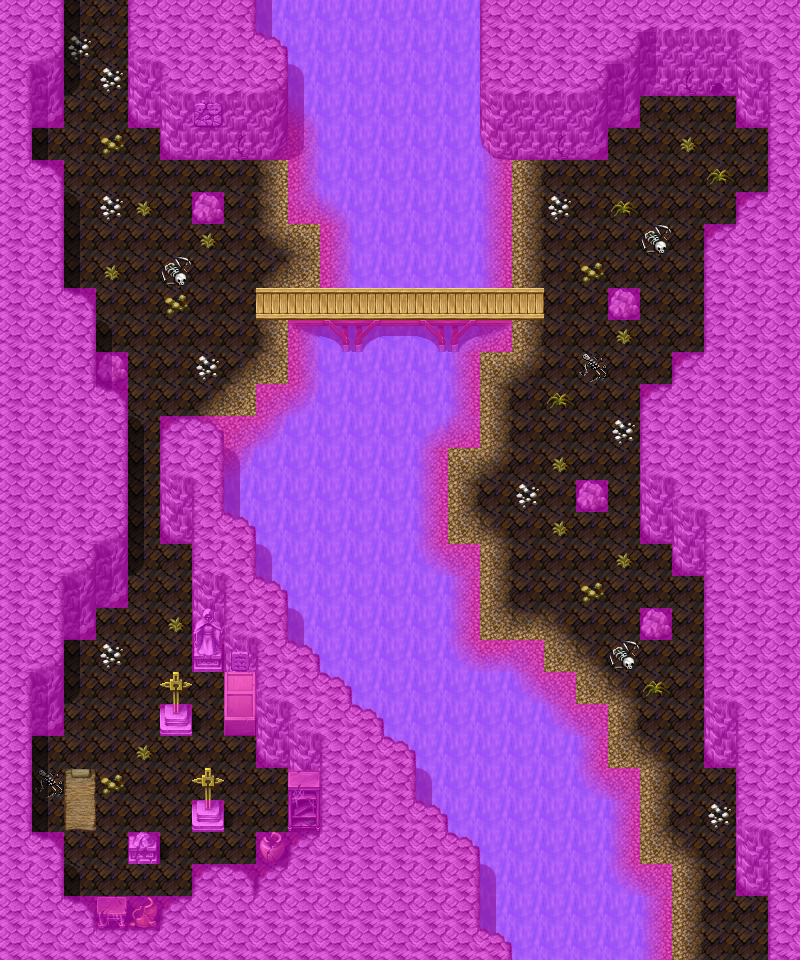

A level layout from a 2D game, rendered from its tile map. Below: a short description, then the map file with tile-grid data replaced by summaries:
An orthogonal 25x30 tile map with 32x32 px tiles, 4 tile layers (Ground, Objects, Above, Walkable), 10 tilesets and 13 objects (6x spawn, 5x sign, 2x mapchange).

<map version="1.0" orientation="orthogonal" width="25" height="30" tilewidth="32" tileheight="32">
    <tileset firstgid="1" name="map_3" tilewidth="32" tileheight="32">
        <image source="../drawable/map_3.png" width="256" height="256" />
    </tileset>
    <tileset firstgid="65" name="map_4" tilewidth="32" tileheight="32">
        <image source="../drawable/map_4.png" width="256" height="256" />
    </tileset>
    <tileset firstgid="129" name="map_5" tilewidth="32" tileheight="32">
        <image source="../drawable/map_5.png" width="256" height="256" />
    </tileset>
    <tileset firstgid="193" name="map_0" tilewidth="32" tileheight="32">
        <image source="../drawable/map_0.png" width="256" height="256" />
    </tileset>
    <tileset firstgid="257" name="map_14" tilewidth="32" tileheight="32">
        <image source="../drawable/map_14.png" width="256" height="256" />
    </tileset>
    <tileset firstgid="321" name="map_38" tilewidth="32" tileheight="32">
        <image source="../drawable/map_38.png" width="256" height="256" />
    </tileset>
    <tileset firstgid="385" name="map_1" tilewidth="32" tileheight="32">
        <image source="../drawable/map_1.png" width="256" height="256" />
    </tileset>
    <tileset firstgid="449" name="map_10" tilewidth="32" tileheight="32">
        <image source="../drawable/map_10.png" width="256" height="256" />
    </tileset>
    <tileset firstgid="513" name="map_12" tilewidth="32" tileheight="32">
        <image source="../drawable/map_12.png" width="256" height="256" />
    </tileset>
    <tileset firstgid="577" name="map_2" tilewidth="32" tileheight="32">
        <image source="../drawable/map_2.png" width="256" height="256" />
    </tileset>
    <layer name="Ground" width="25" height="30">
        <data>[750 cells, 750 non-empty, 17 distinct tile ids]</data>
    </layer>
    <layer name="Objects" width="25" height="30">
        <data>[750 cells, 194 non-empty, 39 distinct tile ids]</data>
    </layer>
    <layer name="Above" width="25" height="30">
        <data>[750 cells, 69 non-empty, 15 distinct tile ids]</data>
    </layer>
    <layer name="Walkable" width="25" height="30">
        <data>[750 cells, 496 non-empty, 1 distinct tile ids]</data>
    </layer>
    <objectgroup name="Mapevents">
        <object name="south" type="mapchange" x="672" y="928" width="96" height="32">
            <properties>
                <property name="map" value="mountaincave1" />
                <property name="place" value="north" />
            </properties>
        </object>
        <object name="north" type="mapchange" x="64" y="0" width="64" height="32">
            <properties>
                <property name="map" value="mountaincave3" />
                <property name="place" value="south" />
            </properties>
        </object>
        <object name="remains_mcave_1" type="sign" x="32" y="768" width="32" height="32" />
        <object name="remains_mcave_2" type="sign" x="160" y="256" width="32" height="32" />
        <object name="remains_mcave_3" type="sign" x="640" y="224" width="32" height="32" />
        <object name="remains_mcave_4" type="sign" x="576" y="352" width="32" height="32" />
        <object name="remains_mcave_5" type="sign" x="608" y="640" width="32" height="32" />
    </objectgroup>
    <objectgroup name="Spawn" visible="0">
        <object name="scaradon_3" type="spawn" x="352" y="288" width="32" height="32">
            <properties>
                <property name="spawngroup" value="scaradon_3" />
            </properties>
        </object>
        <object name="scaradon_3_1" type="spawn" x="416" y="288" width="32" height="32">
            <properties>
                <property name="spawngroup" value="scaradon_3" />
            </properties>
        </object>
        <object name="scaradon_2" type="spawn" x="480" y="96" width="288" height="800">
            <properties>
                <property name="quantity" value="5" />
                <property name="spawngroup" value="scaradon_2" />
            </properties>
        </object>
        <object name="scaradon_3_2" type="spawn" x="128" y="448" width="32" height="32">
            <properties>
                <property name="spawngroup" value="scaradon_3" />
            </properties>
        </object>
        <object name="scaradon_2_1" type="spawn" x="32" y="480" width="256" height="416">
            <properties>
                <property name="quantity" value="4" />
                <property name="spawngroup" value="scaradon_2" />
            </properties>
        </object>
        <object name="scaradon_1" type="spawn" x="32" y="64" width="288" height="384">
            <properties>
                <property name="quantity" value="4" />
                <property name="spawngroup" value="scaradon_1" />
            </properties>
        </object>
    </objectgroup>
    <objectgroup name="Keys" />
</map>
